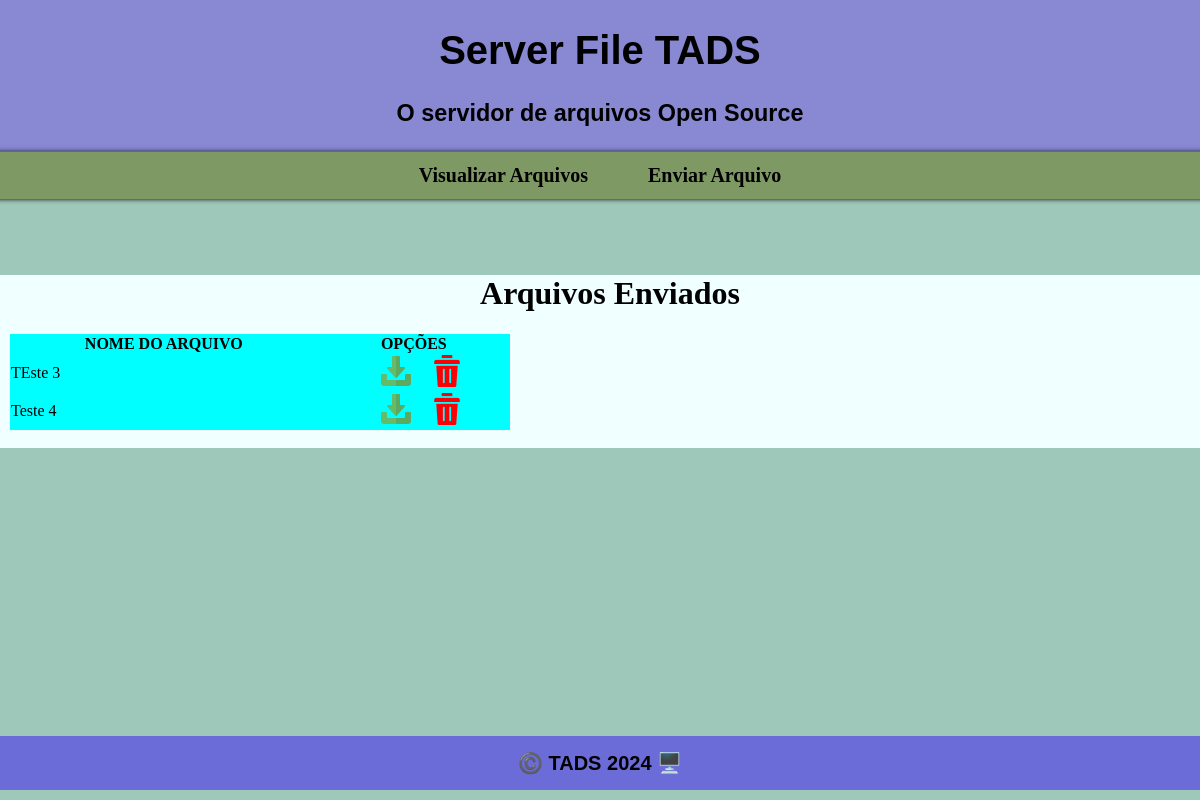
Before: / with the older database file.
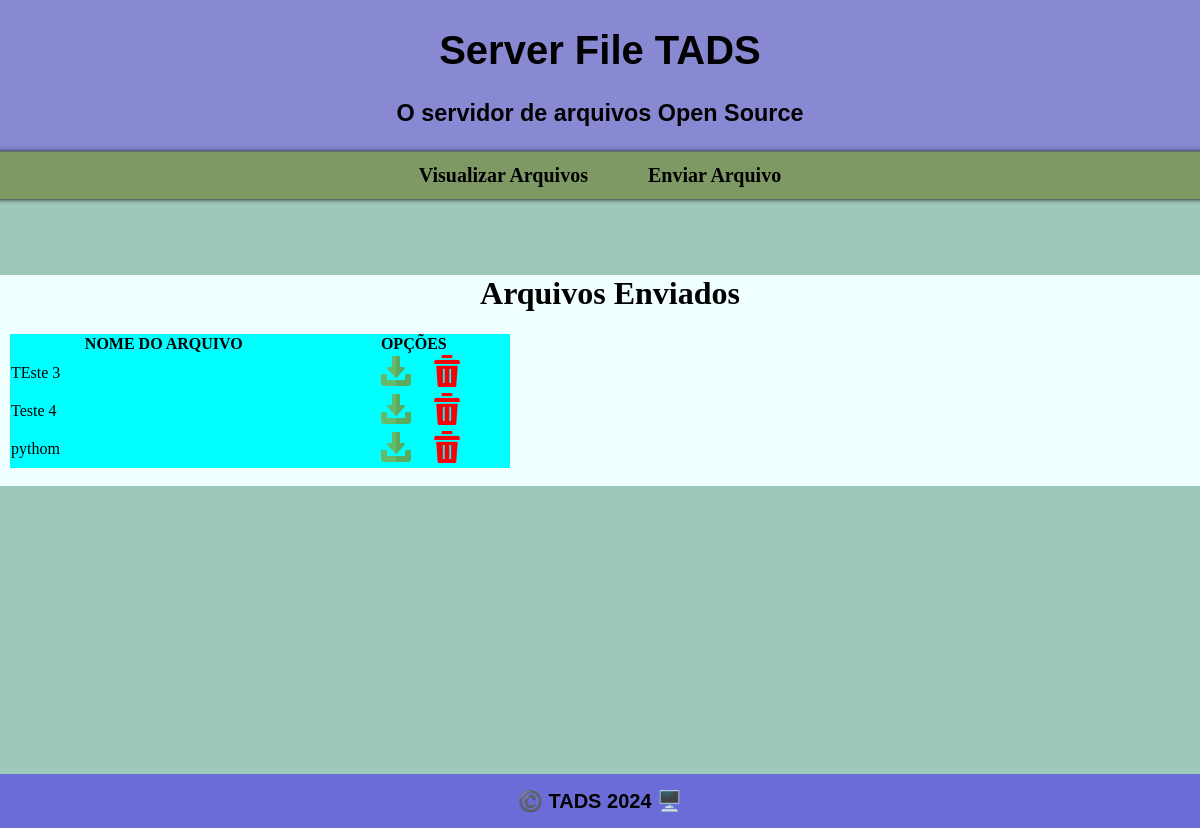
After: the same page with the newer database file.
### cliente_rmi/models.py (models this page shows, shortened)
class Enviar_Arquivo(models.Model):
    nome_arquivo = models.CharField(max_length=100)
    arquivo = models.FileField( upload_to='uploads/')  # Define a pasta onde os arquivos serão armazenados
    data_upload = models.DateTimeField(auto_now_add=True)

### cliente_rmi/views.py (the view)
# urls.py: path('',view_client.visualizar_arquivos, name='visualizar_arquivos'),
def visualizar_arquivos(request):
    arquivos = Enviar_Arquivo.objects.all()  # Obtém todos os arquivos salvos
    context = {
        'arquivos': arquivos,
        'title': "Visualizar arquivos"
    }
    return render(request, 'visualizar.html', context)

### cliente_rmi/templates/visualizar.html (shortened to what this page needs)
{% load static %}
{% include "base/base.html" %}
{% include "base/menu.html" %}
<div class="visualizar_arquivos">
    <h1>Arquivos Enviados</h1>
    <table class="visualizar_arquivos_table">
        <tr>
            <th>NOME DO ARQUIVO</th>
            <th><center>OPÇÕES</center></th>
        </tr>
        {% for arquivo in arquivos %}
        <tr>
            <td>{{ arquivo.nome_arquivo }}</td>
            <td>
                <center><a href="{% url "download_arquivo" arquivo.nome_arquivo%}"><img src="{% static "img/download.png"%}" width="32px"></a>
                <a href="{% url "deletar_arquivo" arquivo.nome_arquivo %}"><img src="{% static "img/excluir.png"%}" width="32px" srcset=""></a></center>
            </td>
        </tr>
        {% endfor %}
    </table>
    <br>
</div>
{% include "base/footer.html" %}

### cliente_rmi/templates/base/base.html (shortened to what this page needs)
{% load static %}
<!DOCTYPE html>
<html lang="pt-BR">
<head>
    <link rel="stylesheet" href="{% static 'css/style.css' %}">
</head>
<body>
    <header class="teste">
        <h1>Server File TADS</h1>
        <h3>O servidor de arquivos Open Source</h3>
    </header>
    <br>
</body>
</html>

### cliente_rmi/templates/base/menu.html (shortened to what this page needs)
{% load static %}
<nav>
    <ul class="alinhar_menu">
        <li>
            <a href="{% url 'visualizar_arquivos' %}">Visualizar Arquivos</a>
        </li>
        <li>
            <a href="{% url 'enviar_arquivo' %}">Enviar Arquivo</a>
        </li>
    </ul>
</nav>

### cliente_rmi/templates/base/footer.html
{% load static %}
<footer>
    ©️ TADS 2024 🖥️
</footer>

### cliente_rmi/static/css/style.css (style rules this page uses)
header { top: 0; margin: 0; padding: 1px; text-align: center; font-family: 'Franklin Gothic Medium', 'Arial Narrow', Arial, sans-serif; font-size: 20px; background-color: rgb(136, 136, 211); }
body,html { background-color: rgb(158, 201, 186); box-sizing: border-box; margin: 0; left: 0; right: 0; }
footer { background-color: rgb(108, 108, 216); text-align: center; align-items: center; font-weight: 800; font-size: 20px; font-family: 'Franklin Gothic Medium', 'Arial Narrow', Arial, sans-serif; padding: 15px 0; width: 100%; bottom: 100; }
.visualizar_arquivos { background-color: azure; width: 100%; padding-left: 10px; padding-top: 0; justify-content: center; margin: auto; }
.visualizar_arquivos img { padding-left: 15px; }
.visualizar_arquivos h1 { width: 100%; text-align: center; }
.visualizar_arquivos table { justify-items: center; align-items: center; }
.visualizar_arquivos_table { background-color: aqua; min-width: 500px; width: 30%; align-items: center; border-collapse: collapse; }
.alinhar_menu { background-color: rgb(126, 153, 99); display: flex; justify-content: center; list-style-type: none; box-shadow: 0px 0px 5px; padding: 2px; margin: -17px; font-size: 20px; font-weight: 600; }
.alinhar_menu a { transition: background-color 0.3s, color 0.3s }
.alinhar_menu li { margin: 0 10px; }
.alinhar_menu a { text-decoration: none; color: #000; padding: 10px 20px; display: block; }

Changed rows visible on the page:
added Enviar_Arquivo: nome_arquivo "pythom"
